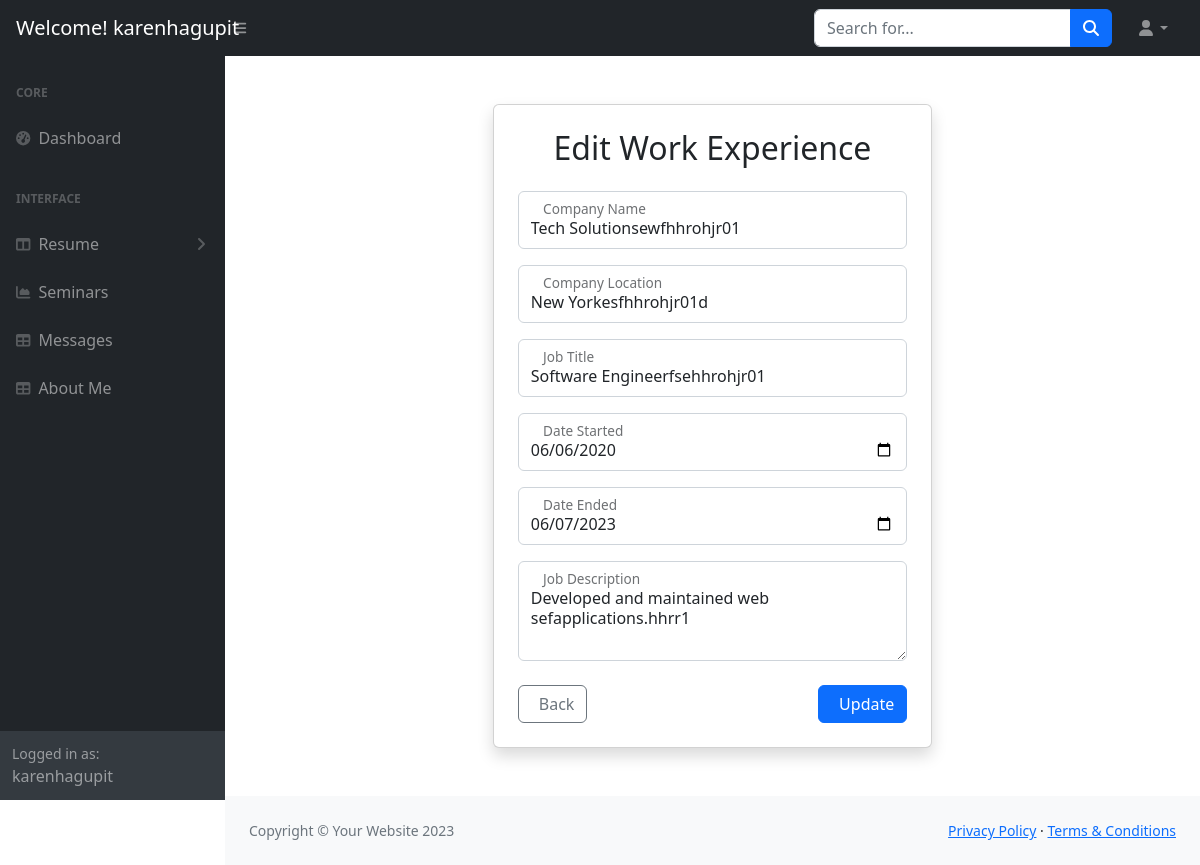
The app's page /dashboard/dashboard/edit_experience.php?id=1 (signed in) with its own data.
### tables this page shows
CREATE TABLE `experience` (
  `id` int(11) NOT NULL,
  `user_id` int(11) NOT NULL,
  `company_name` varchar(255) NOT NULL,
  `company_location` varchar(255) DEFAULT NULL,
  `job_title` varchar(255) NOT NULL,
  `date_started` date NOT NULL,
  `date_ended` date DEFAULT NULL,
  `job_description` text DEFAULT NULL
);

### dashboard/dashboard/edit_experience.php (the view, shortened to what this page needs)
<?php
$servername = "localhost";
$username = "root";
$password = "";
$dbname = "karensporfolio";
$conn = new mysqli($servername, $username, $password, $dbname);
if (isset($_GET['id'])) {
    $id = $_GET['id'];
    $sql = "SELECT * FROM experience WHERE id = $id";
    $result = $conn->query($sql);
    $row = $result->fetch_assoc();
}
$username = $_SESSION['user'];
?>
<!DOCTYPE html>
<html lang="en">
    <head>
        <link href="https://cdn.jsdelivr.net/npm/simple-datatables@7.1.2/dist/style.min.css" rel="stylesheet" />
        <link rel="stylesheet" href="https://maxcdn.bootstrapcdn.com/bootstrap/4.5.2/css/bootstrap.min.css">
        <link href="css/styles.css" rel="stylesheet" />
    </head>
    <body class="sb-nav-fixed">
        <nav class="sb-topnav navbar navbar-expand navbar-dark bg-dark">
            <a class="navbar-brand ps-3" href="index.html">Welcome! <?php echo htmlspecialchars($username); ?></h1></a>
            <button class="btn btn-link btn-sm order-1 order-lg-0 me-4 me-lg-0" id="sidebarToggle" href="#!"><i class="fas fa-bars"></i></button>
            <form class="d-none d-md-inline-block form-inline ms-auto me-0 me-md-3 my-2 my-md-0">
                <div class="input-group">
                    <input class="form-control" type="text" placeholder="Search for..." aria-label="Search for..." aria-describedby="btnNavbarSearch" />
                    <button class="btn btn-primary" id="btnNavbarSearch" type="button"><i class="fas fa-search"></i></button>
                </div>
            </form>
            <ul class="navbar-nav ms-auto ms-md-0 me-3 me-lg-4">
                <li class="nav-item dropdown">
                    <a class="nav-link dropdown-toggle" id="navbarDropdown" href="#" role="button" data-bs-toggle="dropdown" aria-expanded="false"><i class="fas fa-user fa-fw"></i></a>
                </li>
            </ul>
        </nav>
        <div id="layoutSidenav">
            <div id="layoutSidenav_nav">
                <nav class="sb-sidenav accordion sb-sidenav-dark" id="sidenavAccordion">
                    <div class="sb-sidenav-menu">
                        <div class="nav">
                            <div class="sb-sidenav-menu-heading">Core</div>
                            <a class="nav-link" href="dashboard.php">
                                <div class="sb-nav-link-icon"><i class="fas fa-tachometer-alt"></i></div>
                                Dashboard
                            </a>
                            <div class="sb-sidenav-menu-heading">Interface</div>
                            <a class="nav-link collapsed" href="#" data-bs-toggle="collapse" data-bs-target="#collapseLayouts" aria-expanded="false" aria-controls="collapseLayouts">
                                <div class="sb-nav-link-icon"><i class="fas fa-columns"></i></div>
                                Resume
                                <div class="sb-sidenav-collapse-arrow"><i class="fas fa-angle-down"></i></div>
                            </a>
                            <a class="nav-link" href="dash_seminar.php">
                                <div class="sb-nav-link-icon"><i class="fas fa-chart-area"></i></div>
                                Seminars
                            </a>
                            <a class="nav-link" href="message.php">
                                <div class="sb-nav-link-icon"><i class="fas fa-table"></i></div>
                                Messages
                            </a>
                            <a class="nav-link" href="dash_about.php">
                                <div class="sb-nav-link-icon"><i class="fas fa-table"></i></div>
                                About Me
                            </a>
                        </div>
                    </div>
                    <div class="sb-sidenav-footer">
                        <div class="small">Logged in as:</div>
                        <?php echo htmlspecialchars($username); ?>
                    </div>
                </nav>
            </div>
            <div id="layoutSidenav_content">
                <main>
                    <div class="container-fluid px-4">
                    <div class="container my-5">
        <div class="row justify-content-center">
            <div class="col-md-8 col-lg-6">
                <div class="card shadow">
                    <div class="card-body p-4">
                        <h2 class="card-title text-center mb-4">Edit Work Experience</h2>
                        <form method="post" action="" class="needs-validation" novalidate>
                            <div class="form-floating mb-3">
                                <input type="text" class="form-control" id="company_name" name="company_name" value="<?php echo ($row['company_name']); ?>" required>
                                <label for="company_name">Company Name</label>
                            </div>
                            <div class="form-floating mb-3">
                                <input type="text" class="form-control" id="company_location" name="company_location" value="<?php echo ($row['company_location']); ?>" required>
                                <label for="company_location">Company Location</label>
                            </div>
                            <div class="form-floating mb-3">
                                <input type="text" class="form-control" id="job_title" name="job_title" value="<?php echo ($row['job_title']); ?>" required>
                                <label for="job_title">Job Title</label>
                            </div>
                            <div class="form-floating mb-3">
                                <input type="date" class="form-control" id="date_started" name="date_started" value="<?php echo ($row['date_started']); ?>" required>
                                <label for="date_started">Date Started</label>
                            </div>
                            <div class="form-floating mb-3">
                                <input type="date" class="form-control" id="date_ended" name="date_ended" value="<?php echo ($row['date_ended']); ?>">
                                <label for="date_ended">Date Ended</label>
                            </div>
                            <div class="form-floating mb-3">
                                <textarea class="form-control" id="job_description" name="job_description" style="height: 100px" required><?php echo ($row['job_description']); ?></textarea>
                                <label for="job_description">Job Description</label>
                            </div>
                            <div class="d-flex justify-content-between mt-4">
                                <a href="experiencedash.php" class="btn btn-outline-secondary btn-md btn-icon">
                                    <span>Back</span>
                                </a>
                                <button type="submit" class="btn btn-primary btn-md btn-icon">
                                    <span>Update</span>
                                </button>
                            </div>
                        </form>
                    </div>
                </div>
            </div>
        </div>
    </div>
                </main>
                <footer class="py-4 bg-light mt-auto">
                    <div class="container-fluid px-4">
                        <div class="d-flex align-items-center justify-content-between small">
                            <div class="text-muted">Copyright &copy; Your Website 2023</div>
                            <div>
                                <a href="#">Privacy Policy</a>
                                &middot;
                                <a href="#">Terms &amp; Conditions</a>
                            </div>
                        </div>
                    </div>
                </footer>
            </div>
        </div>
    </body>
</html>

### dashboard/dashboard/edit_experience.php (style rules this page uses)
.form-floating > label { left: 0.75rem; }
.btn-icon { display: flex; align-items: center; justify-content: center; gap: 0.5rem; }

### records on screen
experience: company_name "Tech Solutionsewfhhrohjr01", company_location "New Yorkesfhhrohjr01d", job_title "Software Engineerfsehhrohjr01", date_started "06/06/2020", date_ended "06/07/2023", job_description "Developed and maintained web sefapplications.hhrr1"

### other values on screen
$username "karenhagupit"
